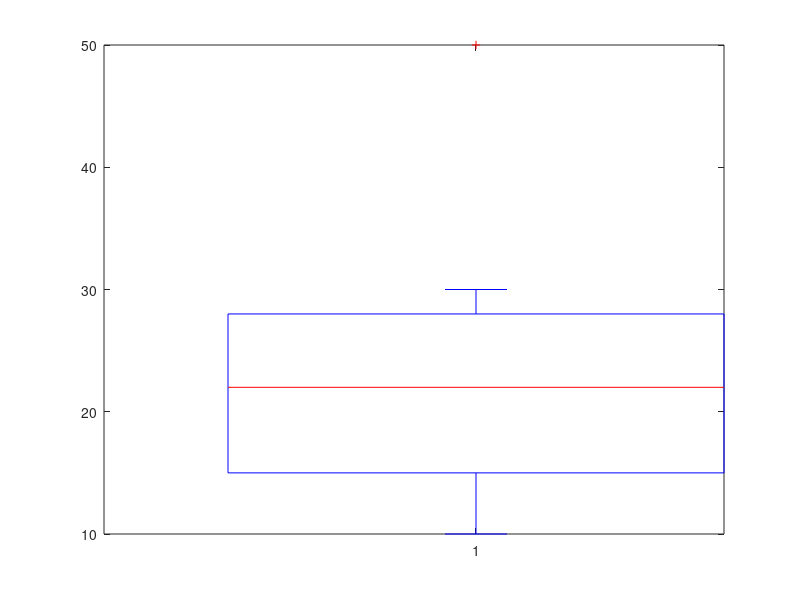

Recreate this plot in MATLAB.
a = [15 50 22 10 28 60 20 14 25 30];
boxplot(a);
a = (a-mean(a))./std(a);
[h, p] = kstest(a, 'Alpha', 0.2);

a = [15 50 22 10 28 20 14 25 30];
boxplot(a);
a = (a-mean(a))./std(a);
[h, p] = kstest(a, 'Alpha', 0.2);
h 
p

%h blijft hier 0, in de oefening staat dat dit 1 zou moeten zijn maar ik
%weet niet wat ik verkeerd zou doe?